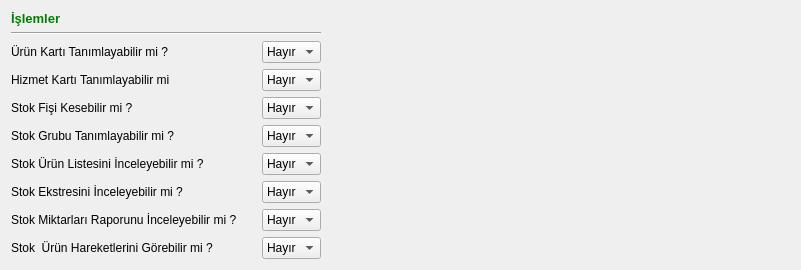
     <widget class="QWidget" name="tab_stok_yetkileri">
      <attribute name="title">
       <string>Stok</string>
      </attribute>
      <layout class="QGridLayout" name="gridLayout_4">
       <item row="0" column="0">
        <layout class="QGridLayout" name="gridLayout_3" columnstretch="10,10,60">
         <item row="0" column="0">
          <widget class="QLabel" name="label_197">
           <property name="sizePolicy">
            <sizepolicy hsizetype="Fixed" vsizetype="Fixed">
             <horstretch>0</horstretch>
             <verstretch>0</verstretch>
            </sizepolicy>
           </property>
           <property name="text">
            <string>&lt;!DOCTYPE HTML PUBLIC &quot;-//W3C//DTD HTML 4.0//EN&quot; &quot;http://www.w3.org/TR/REC-html40/strict.dtd&quot;&gt;
&lt;html&gt;&lt;head&gt;&lt;meta name=&quot;qrichtext&quot; content=&quot;1&quot; /&gt;&lt;style type=&quot;text/css&quot;&gt;
p, li { white-space: pre-wrap; }
&lt;/style&gt;&lt;/head&gt;&lt;body style=&quot; font-family:'Sans Serif'; font-size:10pt; font-weight:400; font-style:normal;&quot;&gt;
&lt;p style=&quot; margin-top:0px; margin-bottom:0px; margin-left:0px; margin-right:0px; -qt-block-indent:0; text-indent:0px;&quot;&gt;&lt;span style=&quot; font-weight:600; color:#008000;&quot;&gt;İşlemler&lt;/span&gt;&lt;/p&gt;&lt;/body&gt;&lt;/html&gt;</string>
           </property>
          </widget>
         </item>
         <item row="1" column="0" colspan="2">
          <widget class="Line" name="line_19">
           <property name="orientation">
            <enum>Qt::Horizontal</enum>
           </property>
          </widget>
         </item>
         <item row="2" column="0">
          <widget class="QLabel" name="label_urun_kartini_gorenilir_mi">
           <property name="sizePolicy">
            <sizepolicy hsizetype="Fixed" vsizetype="Expanding">
             <horstretch>0</horstretch>
             <verstretch>0</verstretch>
            </sizepolicy>
           </property>
           <property name="text">
            <string>Ürün Kartı Tanımlayabilir mi ?</string>
           </property>
          </widget>
         </item>
         <item row="2" column="1">
          <layout class="QHBoxLayout" name="horizontalLayout_132">
           <item>
            <spacer name="horizontalSpacer_158">
             <property name="orientation">
              <enum>Qt::Horizontal</enum>
             </property>
             <property name="sizeHint" stdset="0">
              <size>
               <width>40</width>
               <height>20</height>
              </size>
             </property>
            </spacer>
           </item>
           <item>
            <widget class="QComboBox" name="stk_comboBox_urun_kartini_gorebilir_mi">
             <property name="sizePolicy">
              <sizepolicy hsizetype="Fixed" vsizetype="Fixed">
               <horstretch>0</horstretch>
               <verstretch>0</verstretch>
              </sizepolicy>
             </property>
             <item>
              <property name="text">
               <string>Hayır</string>
              </property>
             </item>
             <item>
              <property name="text">
               <string>Evet</string>
              </property>
             </item>
            </widget>
           </item>
          </layout>
         </item>
         <item row="2" column="2">
          <spacer name="horizontalSpacer_10">
           <property name="orientation">
            <enum>Qt::Horizontal</enum>
           </property>
           <property name="sizeHint" stdset="0">
            <size>
             <width>448</width>
             <height>20</height>
            </size>
           </property>
          </spacer>
         </item>
         <item row="3" column="0">
          <widget class="QLabel" name="label_7">
           <property name="sizePolicy">
            <sizepolicy hsizetype="Fixed" vsizetype="Expanding">
             <horstretch>0</horstretch>
             <verstretch>0</verstretch>
            </sizepolicy>
           </property>
           <property name="text">
            <string>Hizmet Kartı Tanımlayabilir mi</string>
           </property>
          </widget>
         </item>
         <item row="3" column="1">
          <layout class="QHBoxLayout" name="horizontalLayout_133">
           <item>
            <spacer name="horizontalSpacer_159">
             <property name="orientation">
              <enum>Qt::Horizontal</enum>
             </property>
             <property name="sizeHint" stdset="0">
              <size>
               <width>40</width>
               <height>20</height>
              </size>
             </property>
            </spacer>
           </item>
           <item>
            <widget class="QComboBox" name="stk_combobox_hizmet_tanimlama">
             <property name="sizePolicy">
              <sizepolicy hsizetype="Fixed" vsizetype="Fixed">
               <horstretch>0</horstretch>
               <verstretch>0</verstretch>
              </sizepolicy>
             </property>
             <item>
              <property name="text">
               <string>Hayır</string>
              </property>
             </item>
             <item>
              <property name="text">
               <string>Evet</string>
              </property>
             </item>
            </widget>
           </item>
          </layout>
         </item>
         <item row="4" column="0">
          <widget class="QLabel" name="label_stok_fisine_girebilir_mi">
           <property name="sizePolicy">
            <sizepolicy hsizetype="Fixed" vsizetype="Expanding">
             <horstretch>0</horstretch>
             <verstretch>0</verstretch>
            </sizepolicy>
           </property>
           <property name="text">
            <string>Stok Fişi Kesebilir mi ?</string>
           </property>
          </widget>
         </item>
         <item row="4" column="1">
          <layout class="QHBoxLayout" name="horizontalLayout_134">
           <item>
            <spacer name="horizontalSpacer_160">
             <property name="orientation">
              <enum>Qt::Horizontal</enum>
             </property>
             <property name="sizeHint" stdset="0">
              <size>
               <width>40</width>
               <height>20</height>
              </size>
             </property>
            </spacer>
           </item>
           <item>
            <widget class="QComboBox" name="stk_comboBox_stok_fisine_girebilir_mi">
             <property name="sizePolicy">
              <sizepolicy hsizetype="Fixed" vsizetype="Fixed">
               <horstretch>0</horstretch>
               <verstretch>0</verstretch>
              </sizepolicy>
             </property>
             <item>
              <property name="text">
               <string>Hayır</string>
              </property>
             </item>
             <item>
              <property name="text">
               <string>Evet</string>
              </property>
             </item>
            </widget>
           </item>
          </layout>
         </item>
         <item row="5" column="0">
          <widget class="QLabel" name="label_80">
           <property name="sizePolicy">
            <sizepolicy hsizetype="Fixed" vsizetype="Expanding">
             <horstretch>0</horstretch>
             <verstretch>0</verstretch>
            </sizepolicy>
           </property>
           <property name="text">
            <string>Stok Grubu Tanımlayabilir mi ?</string>
           </property>
          </widget>
         </item>
         <item row="5" column="1">
          <layout class="QHBoxLayout" name="horizontalLayout_135">
           <item>
            <spacer name="horizontalSpacer_161">
             <property name="orientation">
              <enum>Qt::Horizontal</enum>
             </property>
             <property name="sizeHint" stdset="0">
              <size>
               <width>40</width>
               <height>20</height>
              </size>
             </property>
            </spacer>
           </item>
           <item>
            <widget class="QComboBox" name="stk_comboBox_grup_tanimlayabilir_mi">
             <property name="sizePolicy">
              <sizepolicy hsizetype="Fixed" vsizetype="Fixed">
               <horstretch>0</horstretch>
               <verstretch>0</verstretch>
              </sizepolicy>
             </property>
             <item>
              <property name="text">
               <string>Hayır</string>
              </property>
             </item>
             <item>
              <property name="text">
               <string>Evet</string>
              </property>
             </item>
            </widget>
           </item>
          </layout>
         </item>
         <item row="6" column="0">
          <widget class="QLabel" name="label_82">
           <property name="sizePolicy">
            <sizepolicy hsizetype="Fixed" vsizetype="Expanding">
             <horstretch>0</horstretch>
             <verstretch>0</verstretch>
            </sizepolicy>
           </property>
           <property name="text">
            <string>Stok Ürün Listesini İnceleyebilir mi ?</string>
           </property>
          </widget>
         </item>
         <item row="6" column="1">
          <layout class="QHBoxLayout" name="horizontalLayout_136">
           <item>
            <spacer name="horizontalSpacer_162">
             <property name="orientation">
              <enum>Qt::Horizontal</enum>
             </property>
             <property name="sizeHint" stdset="0">
              <size>
               <width>40</width>
               <height>20</height>
              </size>
             </property>
            </spacer>
           </item>
           <item>
            <widget class="QComboBox" name="stk_comboBox_urun_listesi">
             <property name="sizePolicy">
              <sizepolicy hsizetype="Fixed" vsizetype="Fixed">
               <horstretch>0</horstretch>
               <verstretch>0</verstretch>
              </sizepolicy>
             </property>
             <item>
              <property name="text">
               <string>Hayır</string>
              </property>
             </item>
             <item>
              <property name="text">
               <string>Evet</string>
              </property>
             </item>
            </widget>
           </item>
          </layout>
         </item>
         <item row="7" column="0">
          <widget class="QLabel" name="label_83">
           <property name="sizePolicy">
            <sizepolicy hsizetype="Fixed" vsizetype="Expanding">
             <horstretch>0</horstretch>
             <verstretch>0</verstretch>
            </sizepolicy>
           </property>
           <property name="text">
            <string>Stok Ekstresini İnceleyebilir mi ?</string>
           </property>
          </widget>
         </item>
         <item row="7" column="1">
          <layout class="QHBoxLayout" name="horizontalLayout_137">
           <item>
            <spacer name="horizontalSpacer_163">
             <property name="orientation">
              <enum>Qt::Horizontal</enum>
             </property>
             <property name="sizeHint" stdset="0">
              <size>
               <width>40</width>
               <height>20</height>
              </size>
             </property>
            </spacer>
           </item>
           <item>
            <widget class="QComboBox" name="stk_comboBox_stok_ekstresi">
             <property name="sizePolicy">
              <sizepolicy hsizetype="Fixed" vsizetype="Fixed">
               <horstretch>0</horstretch>
               <verstretch>0</verstretch>
              </sizepolicy>
             </property>
             <item>
              <property name="text">
               <string>Hayır</string>
              </property>
             </item>
             <item>
              <property name="text">
               <string>Evet</string>
              </property>
             </item>
            </widget>
           </item>
          </layout>
         </item>
         <item row="8" column="0">
          <widget class="QLabel" name="label_84">
           <property name="sizePolicy">
            <sizepolicy hsizetype="Fixed" vsizetype="Expanding">
             <horstretch>0</horstretch>
             <verstretch>0</verstretch>
            </sizepolicy>
           </property>
           <property name="text">
            <string>Stok Miktarları Raporunu İnceleyebilir mi ?</string>
           </property>
          </widget>
         </item>
         <item row="8" column="1">
          <layout class="QHBoxLayout" name="horizontalLayout_138">
           <item>
            <spacer name="horizontalSpacer_164">
             <property name="orientation">
              <enum>Qt::Horizontal</enum>
             </property>
             <property name="sizeHint" stdset="0">
              <size>
               <width>40</width>
               <height>20</height>
              </size>
             </property>
            </spacer>
           </item>
           <item>
            <widget class="QComboBox" name="stk_comboBox_stok_miktarlari">
             <property name="sizePolicy">
              <sizepolicy hsizetype="Fixed" vsizetype="Fixed">
               <horstretch>0</horstretch>
               <verstretch>0</verstretch>
              </sizepolicy>
             </property>
             <item>
              <property name="text">
               <string>Hayır</string>
              </property>
             </item>
             <item>
              <property name="text">
               <string>Evet</string>
              </property>
             </item>
            </widget>
           </item>
          </layout>
         </item>
         <item row="9" column="0">
          <widget class="QLabel" name="label_98">
           <property name="sizePolicy">
            <sizepolicy hsizetype="Fixed" vsizetype="Expanding">
             <horstretch>0</horstretch>
             <verstretch>0</verstretch>
            </sizepolicy>
           </property>
           <property name="text">
            <string>Stok  Ürün Hareketlerini Görebilir mi ?</string>
           </property>
          </widget>
         </item>
         <item row="9" column="1">
          <layout class="QGridLayout" name="gridLayout_30">
           <item row="0" column="0">
            <spacer name="horizontalSpacer_73">
             <property name="orientation">
              <enum>Qt::Horizontal</enum>
             </property>
             <property name="sizeHint" stdset="0">
              <size>
               <width>40</width>
               <height>20</height>
              </size>
             </property>
            </spacer>
           </item>
           <item row="0" column="1">
            <widget class="QComboBox" name="stk_comboBox_stok_urun_hareketlerini_grb_mi">
             <property name="sizePolicy">
              <sizepolicy hsizetype="Fixed" vsizetype="Fixed">
               <horstretch>0</horstretch>
               <verstretch>0</verstretch>
              </sizepolicy>
             </property>
             <item>
              <property name="text">
               <string>Hayır</string>
              </property>
             </item>
             <item>
              <property name="text">
               <string>Evet</string>
              </property>
             </item>
            </widget>
           </item>
          </layout>
         </item>
        </layout>
       </item>
      </layout>
     </widget>
